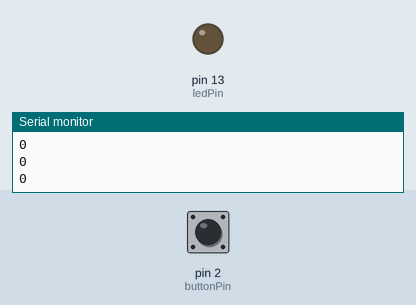
Recording of a sketch running on a simulated Arduino Uno, built with avr-gcc and run on an emulated ATmega328P. Shown: output pins drawn as LEDs (lit = HIGH), the last lines printed to the serial monitor. Dashed ring = blinking. The inputs (shaded band) are chosen by the test bench; at power-on: pin 2 (buttonPin) LOW.

Above: at 1.2 s.
1.3 s: pin 2 (buttonPin) pulled HIGH for 1 s
At 1.45 s:
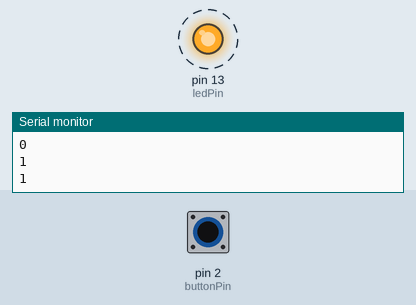
4.3 s: pin 2 (buttonPin) pulled HIGH for 3.2 s
At 8.7 s:
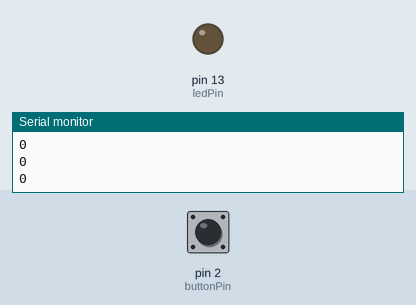
Timing chart, 0 to 10.2 s (numbered marks = the images above; inputs shaded):
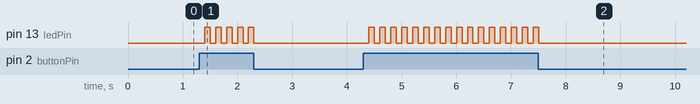

Measured:
- after the input at 1.3 s, pin 13 (ledPin): alternates HIGH for 0.10 s and LOW for 0.10 s, 10 changes in all, then stays LOW, starting after 0.10 s
- after the input at 4.3 s, pin 13 (ledPin): alternates HIGH for 0.10 s and LOW for 0.10 s, 32 changes in all, then stays LOW, starting after 0.10 s

The sketch:

button_state.ino
```cpp
// constants won't change. They're used here to
// set pin numbers:
const int buttonPin = 2;     // the number of the pushbutton pin
const int ledPin =  13;      // the number of the LED pin

// variables will change:
int buttonState = 0;         // variable for reading the pushbutton status
int ledState = 0;

void setup() {
  // initialize the LED pin as an output:
  pinMode(ledPin, OUTPUT);
  // initialize the pushbutton pin as an input:
  pinMode(buttonPin, INPUT);
 Serial.begin(9600);
}

void loop(){
  // read the state of the pushbutton value:
  buttonState = digitalRead(buttonPin);

  Serial.println(buttonState);
  delay(100);


  // check if the pushbutton is pressed.
  // if it is, the buttonState is HIGH:
  if (buttonState == HIGH) {
    if(ledState == HIGH){
    // turn LED on:
      digitalWrite(ledPin, LOW);
      ledState = LOW;
    }
    else{
     digitalWrite(ledPin, HIGH);
     ledState = HIGH;
    }
  }

}
```
